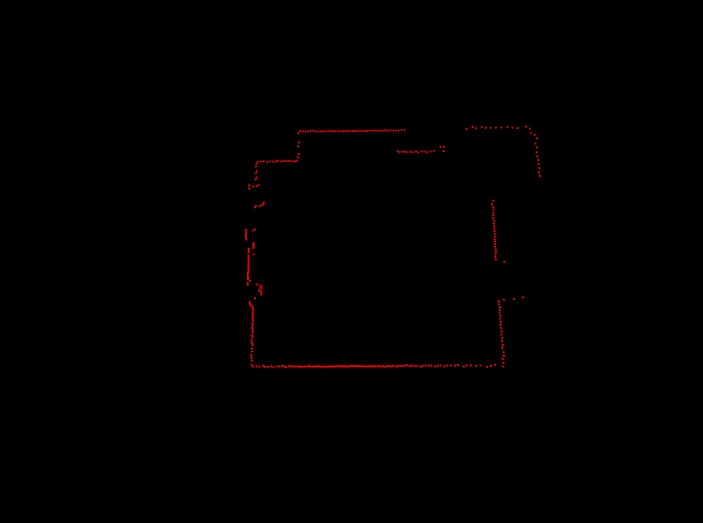
#> input picture layouts/test1.png, 1405 x 1046 px (shown at 1/2 size); the run also reads 1 picture not shown here
$ jupyter execute --allow-errors test.ipynb
#> lines starting #> are read from the running program, lines starting #| are printed output that depends on the picture; after the words box and inside, x2 and y2 are one past the last pixel; in counts of white or black regions, pixels touching at a corner belong together
#> further down, img is the input picture: shape (1046, 1405, 3); mean B, G, R 0, 0, 0.8
[cell 1]
import cv2
import numpy as np

[cell 2]
class Point(object):
    def __init__(self,x,y):
        self.x = x
        self.y = y

    def getX(self):
        return self.x
    def getY(self):
        return self.y

[cell 3]
def getGrayDiff(img, currentPoint, tmpPoint):
    return abs(int(img[currentPoint.x,currentPoint.y]) - int(img[tmpPoint.x,tmpPoint.y]))

[cell 4]
def selectConnects(p):
    if p != 0:
        connects = [Point(-1, -1), Point(0, -1), Point(1, -1), Point(1, 0), Point(1, 1), \
            Point(0, 1), Point(-1, 1), Point(-1, 0)]
    else:
        connects = [ Point(0, -1), Point(1, 0),Point(0, 1), Point(-1, 0)]
    return connects

[cell 5]
def regionGrow(img,seeds,thresh,p = 1):
#> called with thresh = 10, p = 1
    height, weight = img.shape
#> height = 1046; weight = 1405
    seedMark = np.zeros(img.shape)
    seedList = []
    for seed in seeds:
        seedList.append(seed)

    label = 1
    connects = selectConnects(p)

    while(len(seedList)>0):
        currentPoint = seedList.pop(0)

        seedMark[currentPoint.x,currentPoint.y] = label
        for i in range(8):
            tmpX = currentPoint.x + connects[i].x
            tmpY = currentPoint.y + connects[i].y
            if tmpX < 0 or tmpY < 0 or tmpX >= height or tmpY >= weight:
                continue
            grayDiff = getGrayDiff(img,currentPoint,Point(tmpX,tmpY))
            if grayDiff < thresh and seedMark[tmpX,tmpY] == 0:
                seedMark[tmpX,tmpY] = label
                seedList.append(Point(tmpX,tmpY))
#> this loop made 1053 passes
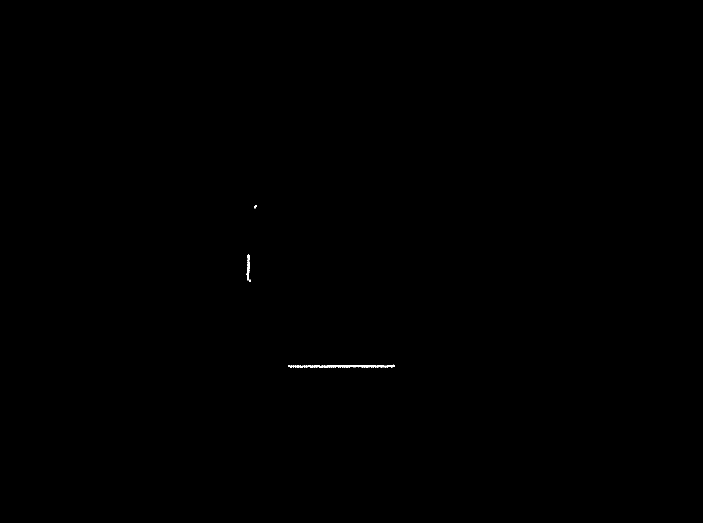
#> seedMark: shape (1046, 1405) float64 (shown at 1/2 size); values 0 (black) and 1 (white), 0.07% white; 3 white regions, box (x1, y1, x2, y2) and area: (576, 729, 789, 736) 814, (493, 509, 502, 564) 212, (508, 410, 514, 417) 27
#> after the loop, seedList = []
    return seedMark

[cell 6]
img = cv2.imread('layouts/test1.png')
gray_img = cv2.cvtColor(img, cv2.COLOR_BGR2GRAY)
seeds = [Point(412, 510), Point(518, 496), Point(730, 787)]
binary_img = regionGrow(gray_img, seeds, 10)
cv2.imshow('', binary_img)
cv2.waitKey(0)
cv2.destroyAllWindows()

[cell 7]
img.shape
img[1000, 500, 1]
#> Out = 0

[cell 8]
gray_img[100, 100]
#> Out = 0

[cell 9]
h, w = gray_img.shape
#> h = 1046; w = 1405
for i in range(h):
    for j in range(w):
        if gray_img[i, j] != 0:
            print(i, j)
        # else:
        #     print(i, j, img[i, j])

[cell 10]
import os
import sys
import cv2
import numpy as np
import pandas as pd
from descartes import PolygonPatch
import matplotlib.pyplot as plt
import alphashape

[cell 11]
v = cv2.imread("layouts/test1.png")
cv2.imshow('', v)
cv2.waitKey(0)
cv2.destroyAllWindows()

[cell 12]
img = cv2.imread('layouts/erode-mail.png')
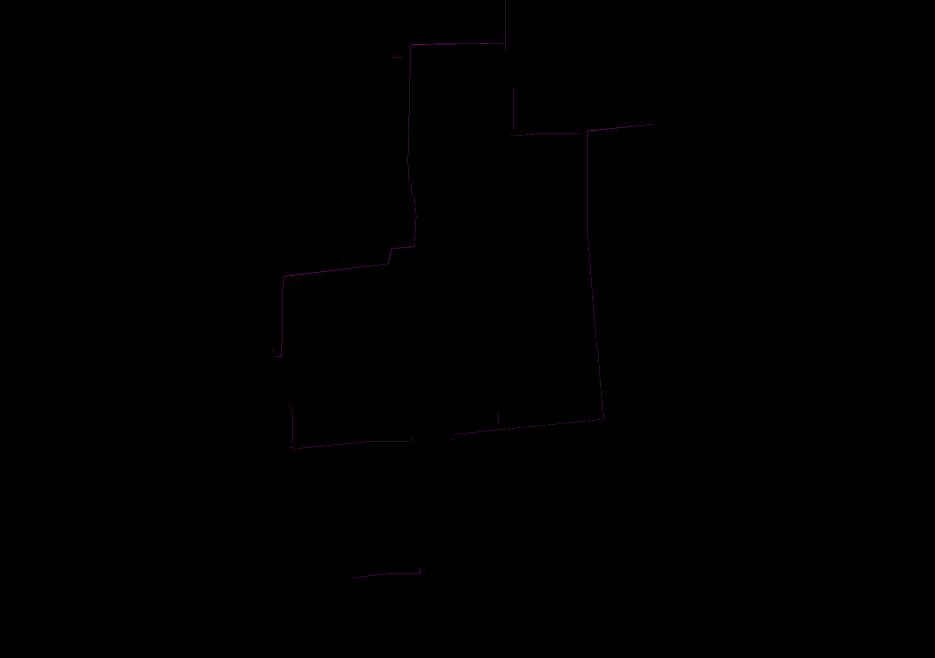
#> input picture layouts/erode-mail.png, 1869 x 1316 px (shown at 1/2 size)
#> img is the input picture: shape (1316, 1869, 3); mean B, G, R 0.1, 0, 0.1
gray = cv2.cvtColor(img, cv2.COLOR_BGR2GRAY)
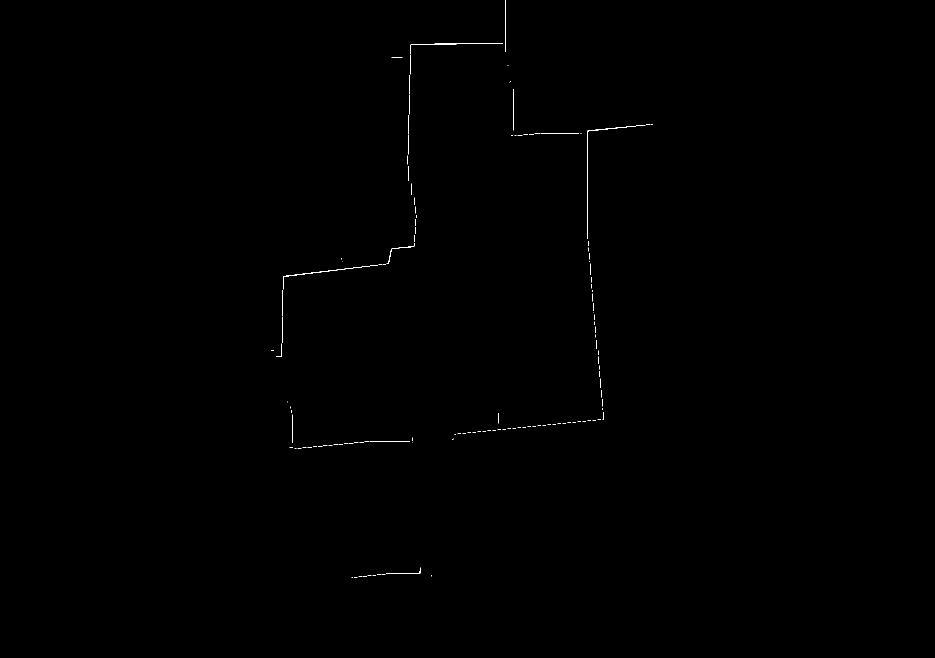
#> gray: shape (1316, 1869) (shown at 1/2 size); values 0 (black) and 50 (white), 0.12% white in thin lines or dots, all inside (x1, y1, x2, y2) = (542, 0, 1306, 1156)
# len(get_points(img_small))
cv2.imshow('', gray)
cv2.waitKey(0)
cv2.destroyAllWindows()

[cell 13]
img = cv2.imread('layouts/eroded-layout-2.jpeg')
gray = cv2.cvtColor(img, cv2.COLOR_BGR2GRAY)
#> gray: shape (901, 1280)
# len(get_points(img_small))
cv2.imshow('', gray)
cv2.waitKey(0)
cv2.destroyAllWindows()

[cell 14]
img_dilated = cv2.imread('layouts/dilated.png')
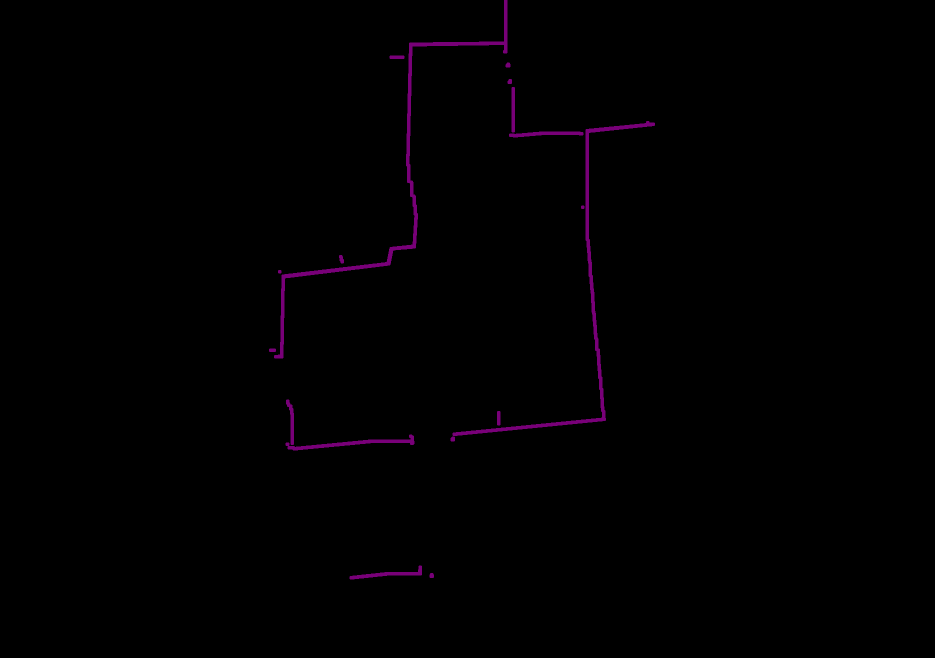
#> input picture layouts/dilated.png, 1869 x 1316 px (shown at 1/2 size)
#> img_dilated is the input picture: shape (1316, 1869, 3); mean B, G, R 1.1, 0, 1.1

[cell 15]
def get_points(img):
    gray = cv2.cvtColor(img, cv2.COLOR_BGR2GRAY)
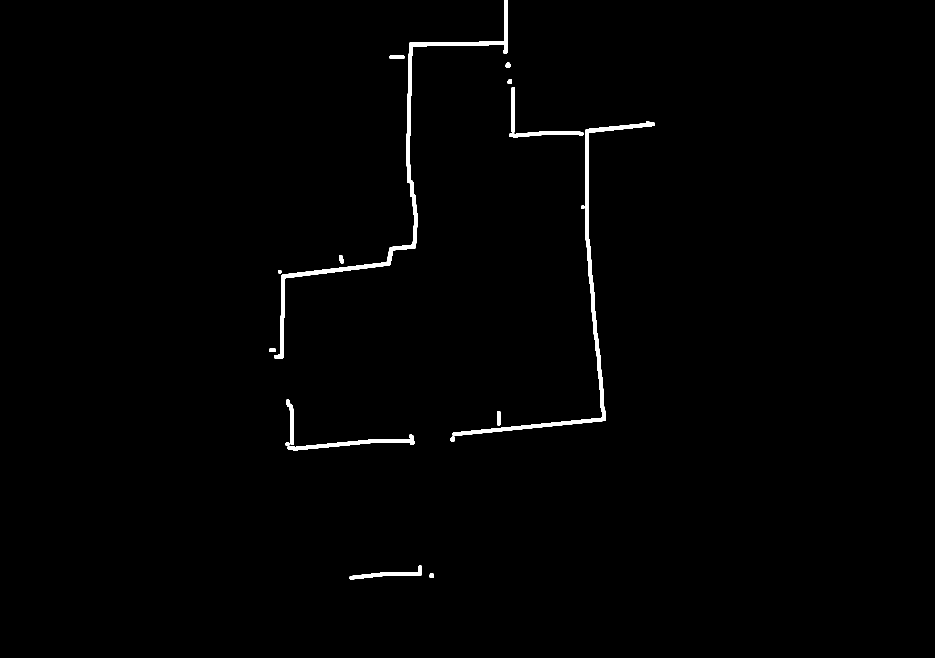
#> gray: shape (1316, 1869) (shown at 1/2 size); values 0 (black) and 50 (white), 0.92% white; 17 white regions, largest, box (x1, y1, x2, y2) and area: (548, 0, 1015, 717) 8669, (905, 242, 1310, 872) 7441, (571, 869, 829, 901) 2012
    h, w = gray.shape
#> h = 1316; w = 1869
    points = []
    for i in range(h):
        for j in range(w):
            if gray[i, j] != 0:
                points.append((i, j))
    return points

[cell 16]
pts = get_points(img_dilated)
#> pts = 22673 items
len(pts)
#> Out = 22673

[cell 17]
fig, ax = plt.subplots(figsize=(10, 8))
ax.scatter(*zip(*pts))
plt.show()
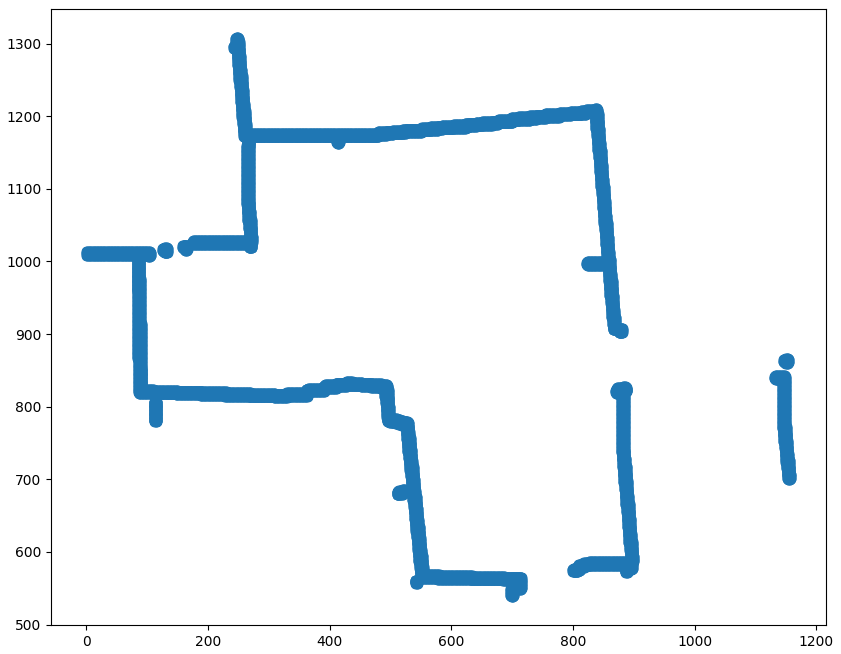
#> figure drawn by matplotlib, 1 panel
